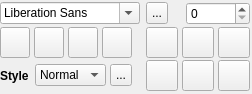
<?xml version="1.0" encoding="UTF-8"?>
<ui version="4.0">
 <class>ContextPaneTextWidget</class>
 <widget class="QWidget" name="ContextPaneTextWidget">
  <property name="geometry">
   <rect>
    <x>0</x>
    <y>0</y>
    <width>233</width>
    <height>94</height>
   </rect>
  </property>
  <property name="windowTitle">
   <string>Text</string>
  </property>
  <layout class="QGridLayout" name="gridLayout">
   <property name="leftMargin">
    <number>0</number>
   </property>
   <property name="topMargin">
    <number>2</number>
   </property>
   <property name="rightMargin">
    <number>2</number>
   </property>
   <property name="bottomMargin">
    <number>2</number>
   </property>
   <property name="horizontalSpacing">
    <number>4</number>
   </property>
   <property name="verticalSpacing">
    <number>2</number>
   </property>
   <item row="0" column="0" colspan="4">
    <widget class="QFontComboBox" name="fontComboBox">
     <property name="maximumSize">
      <size>
       <width>140</width>
       <height>16777215</height>
      </size>
     </property>
    </widget>
   </item>
   <item row="1" column="0" colspan="3">
    <layout class="QHBoxLayout" name="horizontalLayout_2">
     <property name="spacing">
      <number>4</number>
     </property>
     <item>
      <widget class="QToolButton" name="boldButton">
       <property name="minimumSize">
        <size>
         <width>30</width>
         <height>0</height>
        </size>
       </property>
       <property name="text">
        <string/>
       </property>
       <property name="iconSize">
        <size>
         <width>24</width>
         <height>24</height>
        </size>
       </property>
       <property name="checkable">
        <bool>true</bool>
       </property>
      </widget>
     </item>
     <item>
      <widget class="QToolButton" name="italicButton">
       <property name="minimumSize">
        <size>
         <width>30</width>
         <height>0</height>
        </size>
       </property>
       <property name="text">
        <string/>
       </property>
       <property name="iconSize">
        <size>
         <width>24</width>
         <height>24</height>
        </size>
       </property>
       <property name="checkable">
        <bool>true</bool>
       </property>
      </widget>
     </item>
     <item>
      <widget class="QToolButton" name="underlineButton">
       <property name="minimumSize">
        <size>
         <width>30</width>
         <height>0</height>
        </size>
       </property>
       <property name="text">
        <string/>
       </property>
       <property name="iconSize">
        <size>
         <width>24</width>
         <height>24</height>
        </size>
       </property>
       <property name="checkable">
        <bool>true</bool>
       </property>
      </widget>
     </item>
     <item>
      <widget class="QToolButton" name="strikeoutButton">
       <property name="minimumSize">
        <size>
         <width>30</width>
         <height>0</height>
        </size>
       </property>
       <property name="text">
        <string/>
       </property>
       <property name="iconSize">
        <size>
         <width>24</width>
         <height>24</height>
        </size>
       </property>
       <property name="checkable">
        <bool>true</bool>
       </property>
      </widget>
     </item>
    </layout>
   </item>
   <item row="1" column="4" colspan="3">
    <widget class="QWidget" name="widget_2" native="true">
     <layout class="QHBoxLayout" name="horizontalLayout_5">
      <property name="spacing">
       <number>0</number>
      </property>
      <property name="margin">
       <number>0</number>
      </property>
      <item>
       <layout class="QHBoxLayout" name="horizontalLayout">
        <property name="spacing">
         <number>4</number>
        </property>
        <item>
         <widget class="QToolButton" name="leftAlignmentButton">
          <property name="minimumSize">
           <size>
            <width>30</width>
            <height>30</height>
           </size>
          </property>
          <property name="text">
           <string/>
          </property>
          <property name="iconSize">
           <size>
            <width>24</width>
            <height>24</height>
           </size>
          </property>
          <property name="checkable">
           <bool>true</bool>
          </property>
          <property name="autoExclusive">
           <bool>true</bool>
          </property>
         </widget>
        </item>
        <item>
         <widget class="QToolButton" name="centerHAlignmentButton">
          <property name="minimumSize">
           <size>
            <width>30</width>
            <height>30</height>
           </size>
          </property>
          <property name="text">
           <string/>
          </property>
          <property name="iconSize">
           <size>
            <width>24</width>
            <height>24</height>
           </size>
          </property>
          <property name="checkable">
           <bool>true</bool>
          </property>
          <property name="autoExclusive">
           <bool>true</bool>
          </property>
         </widget>
        </item>
        <item>
         <widget class="QToolButton" name="rightAlignmentButton">
          <property name="minimumSize">
           <size>
            <width>30</width>
            <height>30</height>
           </size>
          </property>
          <property name="text">
           <string/>
          </property>
          <property name="iconSize">
           <size>
            <width>24</width>
            <height>24</height>
           </size>
          </property>
          <property name="checkable">
           <bool>true</bool>
          </property>
          <property name="autoExclusive">
           <bool>true</bool>
          </property>
         </widget>
        </item>
       </layout>
      </item>
     </layout>
    </widget>
   </item>
   <item row="2" column="0">
    <widget class="QLabel" name="styleLabel">
     <property name="font">
      <font>
       <weight>75</weight>
       <bold>true</bold>
      </font>
     </property>
     <property name="text">
      <string>Style</string>
     </property>
    </widget>
   </item>
   <item row="2" column="4" colspan="3">
    <widget class="QWidget" name="widget" native="true">
     <layout class="QHBoxLayout" name="horizontalLayout_4">
      <property name="spacing">
       <number>0</number>
      </property>
      <property name="margin">
       <number>0</number>
      </property>
      <item>
       <layout class="QHBoxLayout" name="horizontalLayout_3">
        <property name="spacing">
         <number>4</number>
        </property>
        <item>
         <widget class="QToolButton" name="topAlignmentButton">
          <property name="text">
           <string/>
          </property>
          <property name="iconSize">
           <size>
            <width>24</width>
            <height>24</height>
           </size>
          </property>
          <property name="checkable">
           <bool>true</bool>
          </property>
          <property name="autoExclusive">
           <bool>true</bool>
          </property>
         </widget>
        </item>
        <item>
         <widget class="QToolButton" name="centerVAlignmentButton">
          <property name="text">
           <string/>
          </property>
          <property name="iconSize">
           <size>
            <width>24</width>
            <height>24</height>
           </size>
          </property>
          <property name="checkable">
           <bool>true</bool>
          </property>
          <property name="autoExclusive">
           <bool>true</bool>
          </property>
         </widget>
        </item>
        <item>
         <widget class="QToolButton" name="bottomAlignmentButton">
          <property name="text">
           <string/>
          </property>
          <property name="iconSize">
           <size>
            <width>24</width>
            <height>24</height>
           </size>
          </property>
          <property name="checkable">
           <bool>true</bool>
          </property>
          <property name="autoExclusive">
           <bool>true</bool>
          </property>
         </widget>
        </item>
       </layout>
      </item>
     </layout>
    </widget>
   </item>
   <item row="0" column="6">
    <widget class="QmlEditorWidgets::FontSizeSpinBox" name="fontSizeSpinBox">
     <property name="sizePolicy">
      <sizepolicy hsizetype="Expanding" vsizetype="Fixed">
       <horstretch>0</horstretch>
       <verstretch>0</verstretch>
      </sizepolicy>
     </property>
    </widget>
   </item>
   <item row="2" column="1">
    <widget class="QComboBox" name="styleComboBox">
     <property name="maximumSize">
      <size>
       <width>90</width>
       <height>16777215</height>
      </size>
     </property>
     <item>
      <property name="text">
       <string notr="true">Normal</string>
      </property>
     </item>
     <item>
      <property name="text">
       <string notr="true">Outline</string>
      </property>
     </item>
     <item>
      <property name="text">
       <string notr="true">Raised</string>
      </property>
     </item>
     <item>
      <property name="text">
       <string notr="true">Sunken</string>
      </property>
     </item>
    </widget>
   </item>
   <item row="2" column="2">
    <widget class="QmlEditorWidgets::ColorButton" name="textColorButton">
     <property name="sizePolicy">
      <sizepolicy hsizetype="Fixed" vsizetype="Fixed">
       <horstretch>22</horstretch>
       <verstretch>22</verstretch>
      </sizepolicy>
     </property>
     <property name="minimumSize">
      <size>
       <width>22</width>
       <height>22</height>
      </size>
     </property>
     <property name="maximumSize">
      <size>
       <width>22</width>
       <height>22</height>
      </size>
     </property>
     <property name="text">
      <string>...</string>
     </property>
     <property name="checkable">
      <bool>true</bool>
     </property>
    </widget>
   </item>
   <item row="0" column="5">
    <spacer name="horizontalSpacer">
     <property name="orientation">
      <enum>Qt::Horizontal</enum>
     </property>
     <property name="sizeType">
      <enum>QSizePolicy::Fixed</enum>
     </property>
     <property name="sizeHint" stdset="0">
      <size>
       <width>10</width>
       <height>20</height>
      </size>
     </property>
    </spacer>
   </item>
   <item row="0" column="4">
    <widget class="QmlEditorWidgets::ColorButton" name="colorButton">
     <property name="sizePolicy">
      <sizepolicy hsizetype="Fixed" vsizetype="Fixed">
       <horstretch>22</horstretch>
       <verstretch>22</verstretch>
      </sizepolicy>
     </property>
     <property name="minimumSize">
      <size>
       <width>22</width>
       <height>22</height>
      </size>
     </property>
     <property name="maximumSize">
      <size>
       <width>22</width>
       <height>22</height>
      </size>
     </property>
     <property name="text">
      <string>...</string>
     </property>
     <property name="checkable">
      <bool>true</bool>
     </property>
    </widget>
   </item>
  </layout>
 </widget>
 <customwidgets>
  <customwidget>
   <class>QmlEditorWidgets::ColorButton</class>
   <extends>QToolButton</extends>
   <header location="global">qmleditorwidgets/colorbutton.h</header>
  </customwidget>
  <customwidget>
   <class>QmlEditorWidgets::FontSizeSpinBox</class>
   <extends>QSpinBox</extends>
   <header location="global">qmleditorwidgets/fontsizespinbox.h</header>
  </customwidget>
 </customwidgets>
 <resources/>
 <connections/>
</ui>
